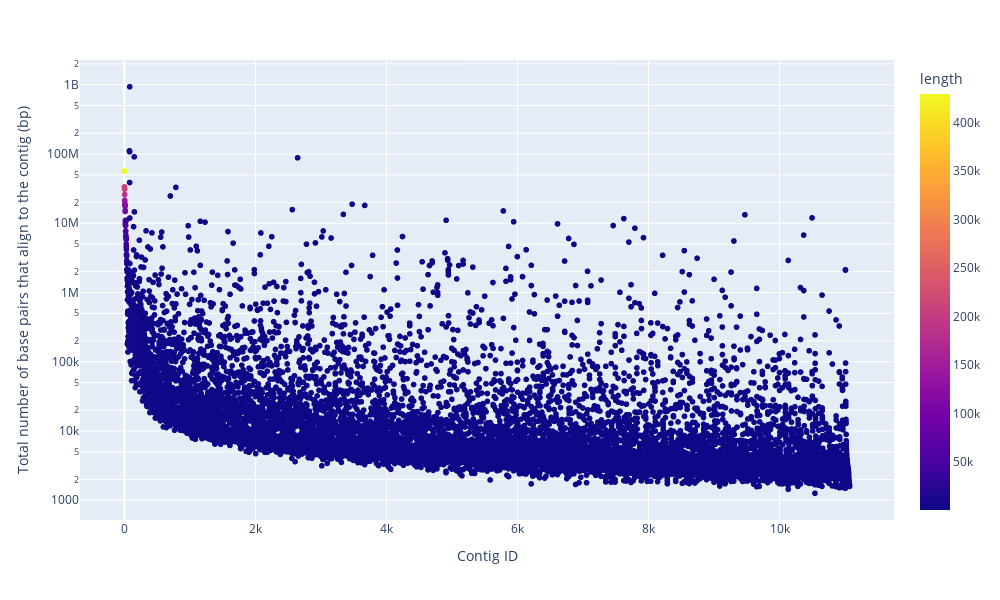

Notebook source saved alongside this figure:
### Markdown cell above
## What is the distribution of total base pairs for each of the contigs?

For each contig, we have the average coverage ($\overline{cov}$) which is equal to:

$ \overline{cov} = \frac{read\_len \times n\_reads}{contig\_len} = \frac{n\_base\_pairs}{contig\_len} $

Where:
- $read\_len$ = the average length of the reads
- $n\_reads$ = the number of reads (sequence fragments) that exactly align to the contig
- $contig\_len$ = the length of the contig
- $n\_base\_pairs$ = the number of base pairs from reads that exactly align to the contig

<br >

We will be estimating the number of base pairs from the reads which map to the contig (which can be thought of as the contig weight) using the following equation:

$ n\_base\_pairs = \overline{cov} \times contig\_len$

<br >

We will then plot the distribution of the total number of base pairs for each contig similiar to the plot above. In doisng so, we can see that the contigs with the highest number of base pairs tend to be longer. However, for any given contig length, there is a wide range of total base pairs because the coverage varies across the contigs.

### Code cell
contig_df['n_base_pairs'] = contig_df['length'] * contig_df['coverage']

fig = px.scatter(contig_df, x='index', y='n_base_pairs', log_x=False, log_y=True, hover_data={'index': ':,.0f', 'length': ':,.0f',  'coverage': ':,.0f', 'n_base_pairs': ':,.0f'}, width=1000, height=600, color='length')
# fig = px.scatter(contig_df, x='length', y='n_base_pairs', log_x=True, log_y=True, hover_data={'index': ':,.0f', 'length': ':,.0f',  'coverage': ':,.0f', 'n_base_pairs': ':,.0f'}, width=1000, height=600, color='length')
fig.update_xaxes(title_text='Contig ID')
fig.update_yaxes(title_text='Total number of base pairs that align to the contig (bp)')
fig.show()

### Figure 1 — Plotly figure (JSON) as saved in the notebook; plotly's stock layout.template omitted (floating-point values rounded to 4 significant figures; data arrays with more than 128 entries replaced by an {"elided": "..."} marker saying what was removed)
{"data": [{"customdata": {"elided": "11068x2 float values"}, "hovertemplate": "index=%{x:,.0f}<br>n_base_pairs=%{y:,.0f}<br>length=%{marker.color:,.0f}<br>coverage=%{customdata[1]:,.0f}<extra></extra>", "legendgroup": "", "marker": {"color": {"elided": "11068 int values"}, "coloraxis": "coloraxis", "symbol": "circle"}, "mode": "markers", "name": "", "showlegend": false, "type": "scattergl", "x": {"elided": "11068 int values"}, "xaxis": "x", "y": {"elided": "11068 float values"}, "yaxis": "y"}], "layout": {"coloraxis": {"colorbar": {"title": {"text": "length"}}, "colorscale": [[0, "#0d0887"], [0.1111, "#46039f"], [0.2222, "#7201a8"], [0.3333, "#9c179e"], [0.4444, "#bd3786"], [0.5556, "#d8576b"], [0.6667, "#ed7953"], [0.7778, "#fb9f3a"], [0.8889, "#fdca26"], [1, "#f0f921"]]}, "height": 600, "legend": {"tracegroupgap": 0}, "margin": {"t": 60}, "width": 1000, "xaxis": {"anchor": "y", "domain": [0, 1], "title": {"text": "Contig ID"}}, "yaxis": {"anchor": "x", "domain": [0, 1], "title": {"text": "Total number of base pairs that align to the contig (bp)"}, "type": "log"}}}
